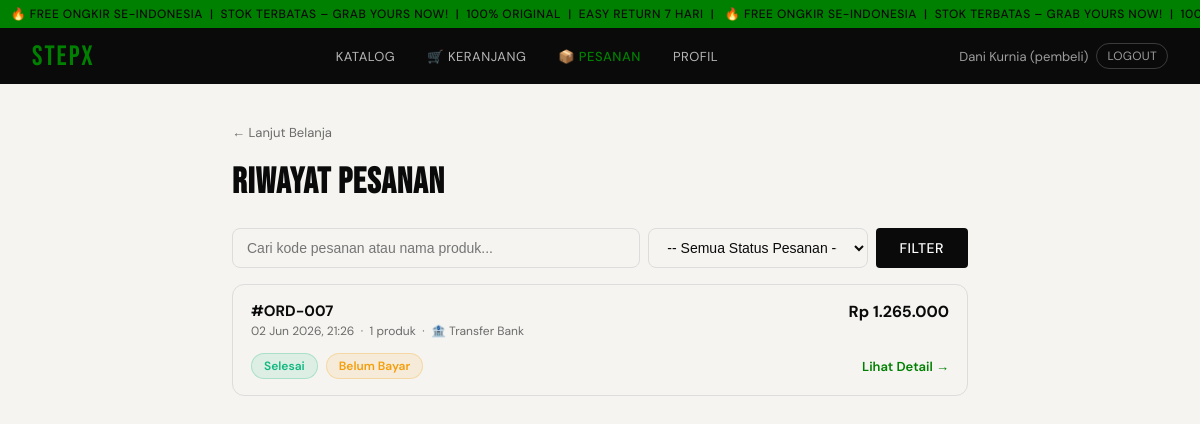
/pesanan.php (signed in), run on an earlier commit of the app's database.
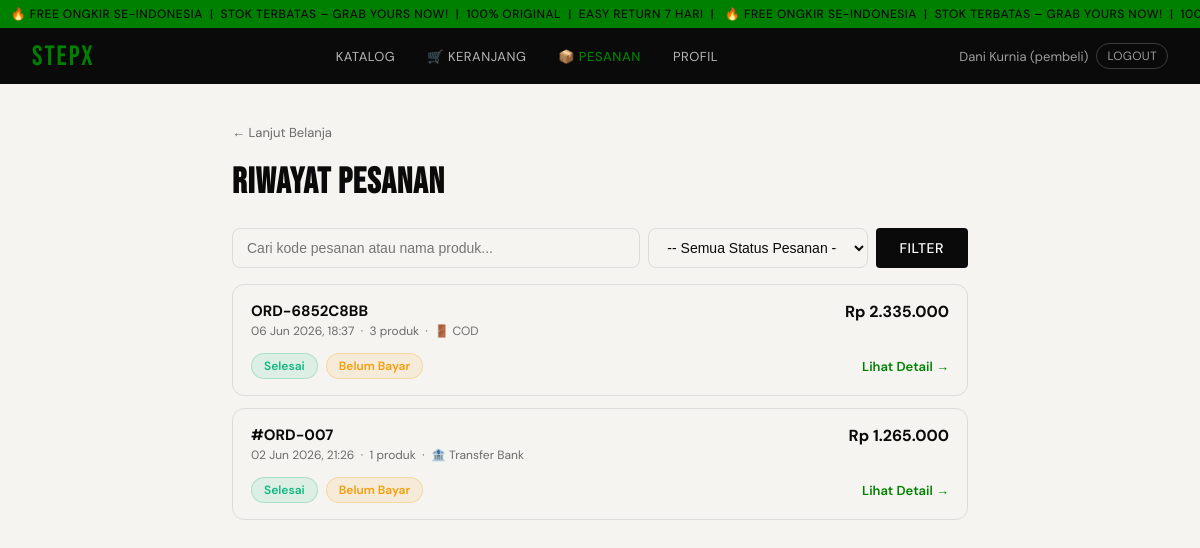
And on a later commit of the database.
### tables this page shows
CREATE TABLE IF NOT EXISTS `pesanan` (
  `id` int unsigned NOT NULL AUTO_INCREMENT,
  `kode_pesanan` varchar(20) NOT NULL,
  `pembeli_id` int unsigned NOT NULL,
  `alamat_id` int unsigned NOT NULL,
  `subtotal` decimal(12,2) NOT NULL,
  `ongkos_kirim` decimal(10,2) NOT NULL DEFAULT '0.00',
  `diskon` decimal(10,2) NOT NULL DEFAULT '0.00',
  `total_bayar` decimal(12,2) NOT NULL,
  `metode_bayar` enum('transfer_bank','cod','ewallet','kartu_kredit') NOT NULL,
  `status_bayar` enum('menunggu','lunas','gagal','refund') NOT NULL DEFAULT 'menunggu',
  `status_pesanan` enum('proses','dikemas','dikirim','selesai','dibatalkan') NOT NULL DEFAULT 'proses',
  `catatan` text,
  `created_at` datetime NOT NULL DEFAULT CURRENT_TIMESTAMP,
  `updated_at` datetime NOT NULL DEFAULT CURRENT_TIMESTAMP ON UPDATE CURRENT_TIMESTAMP,
  PRIMARY KEY (`id`),
  UNIQUE KEY `kode_pesanan` (`kode_pesanan`),
  KEY `fk_pesanan_alamat` (`alamat_id`),
  KEY `idx_pesanan_pembeli` (`pembeli_id`),
  KEY `idx_pesanan_status` (`status_pesanan`),
  KEY `idx_pesanan_tanggal` (`created_at`),
  CONSTRAINT `fk_pesanan_alamat` FOREIGN KEY (`alamat_id`) REFERENCES `alamat_pembeli` (`id`),
  CONSTRAINT `fk_pesanan_pembeli` FOREIGN KEY (`pembeli_id`) REFERENCES `users` (`id`)
);

### includes/config.php (called while the page is built, shortened)
<?php
function currentUser(): array {
  return [
    'id'    => $_SESSION['user_id']   ?? 0,
    'nama'  => $_SESSION['nama']      ?? '',
    'email' => $_SESSION['email']     ?? '',
    'role'  => $_SESSION['role']      ?? '',
    'no_hp' => $_SESSION['no_hp']     ?? '',
  ];
}
function rp(int|float $n): string {
  return 'Rp ' . number_format($n, 0, ',', '.');
}

### pesanan.php (the view, shortened to what the changed rows need)
<?php
require_once __DIR__ . '/includes/config.php';
$user = currentUser();
$db     = getDB();
$userId = (int)$user['id'];
$keyword = trim($_GET['q'] ?? '');
$statusFilter = trim($_GET['status'] ?? '');
$sql = '
  SELECT p.id, p.kode_pesanan, p.total_bayar, p.metode_bayar,
    p.status_bayar, p.status_pesanan, p.created_at,
    COUNT(dp.id) AS jumlah_item
  FROM pesanan p
  LEFT JOIN detail_pesanan dp ON dp.pesanan_id = p.id
  WHERE p.pembeli_id = ?
';
$params = [$userId];
$types  = 'i';
$sql .= ' GROUP BY p.id ORDER BY p.created_at DESC';
$st = $db->prepare($sql);
$st->bind_param($types, ...$params);
$st->execute();
$pesananList = $st->get_result()->fetch_all(MYSQLI_ASSOC);
function badgeStatus(string $status, string $type): string {
  $map = [
    'status_pesanan' => [
      'proses'     => ['label' => 'Diproses',   'color' => '#f59e0b'],
      'dikemas'    => ['label' => 'Dikemas',     'color' => '#3b82f6'],
      'dikirim'    => ['label' => 'Dikirim',     'color' => '#8b5cf6'],
      'selesai'    => ['label' => 'Selesai',     'color' => '#10b981'],
      'dibatalkan' => ['label' => 'Dibatalkan',  'color' => '#ef4444'],
    ],
    'status_bayar' => [
      'menunggu' => ['label' => 'Belum Bayar', 'color' => '#f59e0b'],
      'lunas'    => ['label' => 'Lunas',        'color' => '#10b981'],
      'gagal'    => ['label' => 'Gagal',        'color' => '#ef4444'],
      'refund'   => ['label' => 'Refund',       'color' => '#6b7280'],
    ],
  ];
  $info  = $map[$type][$status] ?? ['label' => $status, 'color' => '#6b7280'];
  return '<span style="background:' . $info['color'] . '1a;color:' . $info['color'] . ';border:1px solid ' . $info['color'] . '40;padding:4px 12px;border-radius:20px;font-size:12px;font-weight:600">'
    . htmlspecialchars($info['label']) . '</span>';
}
function labelMetode(string $m): string {
  return match($m) {
    'transfer_bank' => '🏦 Transfer Bank',
    'ewallet'       => '📱 E-Wallet',
    'cod'           => '🚪 COD',
    'kartu_kredit'  => '💳 Kartu Kredit',
    default         => $m,
  };
}
require_once __DIR__ . '/includes/header.php';
?>
<div class="cart-wrap" style="max-width: 800px; margin: 0 auto;">
  <h2>Riwayat Pesanan</h2>
  <?php if (empty($pesananList)): ?>
    <div class="empty-state">
      <div class="icon"><?= ($keyword || $statusFilter) ? '🔍' : '📦' ?></div>
      <p><?= ($keyword || $statusFilter) ? 'Tidak ada pesanan yang cocok dengan kriteria filter.' : 'Belum ada pesanan.' ?></p>
    </div>
  <?php else: ?>
    <div style="display:flex; flex-direction:column; gap:12px">
      <?php foreach ($pesananList as $p): ?>
      <div style="border:1.5px solid var(--border); border-radius:12px; padding:16px 18px; background:var(--surface)">
        <div style="display:flex; justify-content:space-between; align-items:flex-start; flex-wrap:wrap; gap:8px">
          <div>
            <div style="font-weight:700; font-size:15px"><?= htmlspecialchars($p['kode_pesanan']) ?></div>
            <div style="font-size:12px; color:var(--muted); margin-top:2px">
              <?= date('d M Y, H:i', strtotime($p['created_at'])) ?>
              &nbsp;·&nbsp; <?= (int)$p['jumlah_item'] ?> produk
              &nbsp;·&nbsp; <?= labelMetode($p['metode_bayar']) ?>
            </div>
          </div>
          <div style="font-weight:700; font-size:16px"><?= rp($p['total_bayar']) ?></div>
        </div>
        <div style="display:flex; gap:8px; margin-top:14px; flex-wrap:wrap; align-items:center">
          <?= badgeStatus($p['status_pesanan'], 'status_pesanan') ?>
          <?= badgeStatus($p['status_bayar'], 'status_bayar') ?>
          <a href="detail_pesanan.php?id=<?= $p['id'] ?>" style="margin-left:auto; font-size:13px; color:green; font-weight:600; text-decoration:none;">Lihat Detail →</a>
        </div>
      </div>
      <?php endforeach; ?>
    </div>
  <?php endif; ?>
</div>
<?php require_once __DIR__ . '/includes/footer.php'; ?>

What changed in the data, as far as the page shows it:
added pesanan: kode_pesanan "ORD-6852C8BB", created_at "06 Jun 2026, 18:37", jumlah_item "3", metode_bayar "🚪 COD", total_bayar "Rp 2.335.000", status_pesanan "Selesai Belum Bayar"
